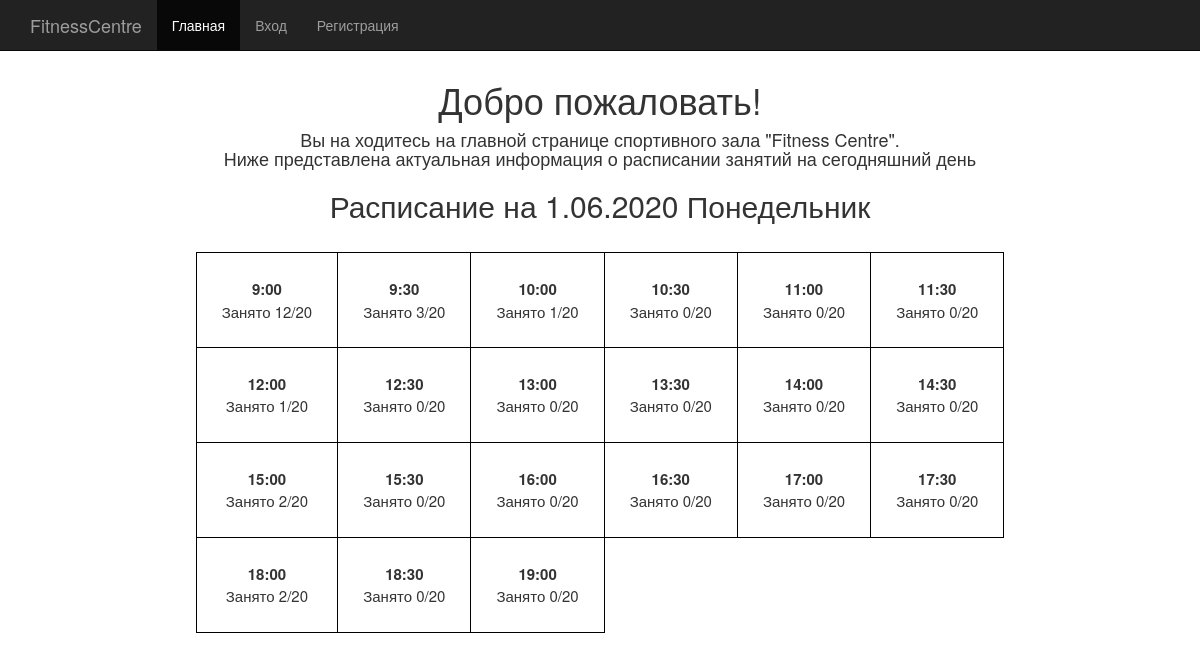
The page / on the database its author committed.
### models.py (models this page shows)
class Date(UserMixin, db.Model):
    __table_name__ = 'date'
    id = db.Column(db.Integer, primary_key=True)
    people_count = db.Column(db.Integer)
    day = db.Column(db.String(15))
    date = db.Column(db.String(50))
    time = db.Column(db.String(80))
    users_id = db.relationship('User', secondary=user_time, backref='date')

### app.py (the view)
@app.route('/')
def index():
    db.create_all()
    data = models.Date.query.all()
    return render_template('index.html', dates=data)

### templates/index.html (shortened to what this page needs)
{% extends "bootstrap/base.html" %}
{% block styles %}
{{super()}}
<link rel="stylesheet" href="{{url_for('.static', filename='starter-template.css')}}">
{% endblock %}
{% block content %}
<nav class="navbar navbar-inverse navbar-fixed-top">
    <div class="container">
        <div class="navbar-header">
            <a class="navbar-brand" href="#">FitnessCentre</a>
        </div>
        <div id="navbar" class="collapse navbar-collapse">
            <ul class="nav navbar-nav">
                <li class="active"><a href="#">Главная</a></li>
                <li><a href="{{ url_for('login') }}">Вход</a></li>
                <li><a href="{{ url_for('signup') }}">Регистрация</a></li>
            </ul>
        </div>
    </div>
</nav>
<div class="container">
<div class="title">
    <h1>Добро пожаловать!</h1>
    <h4>Вы на ходитесь на главной странице спортивного зала "Fitness Centre". <br> Ниже представлена актуальная информация о расписании занятий на сегодняшний день</h4>
</div>
    <div class="main-table">
        <h2>Расписание на {{dates[0].date}} {{dates[0].day}}</h2>
        <table class="table-col">
            <tr><td><span>{{dates[0].time}}</span><br>Занято {{dates[0].people_count}}/20</td><td><span>{{dates[1].time}}</span><br>Занято {{dates[1].people_count}}/20</td><td><span>{{dates[2].time}}</span><br>Занято {{dates[2].people_count}}/20</td><td><span>{{dates[3].time}}</span><br>Занято {{dates[3].people_count}}/20</td><td><span>{{dates[4].time}}</span><br>Занято {{dates[4].people_count}}/20</td><td><span>{{dates[5].time}}</span><br>Занято {{dates[5].people_count}}/20</td></tr>
            <tr><td><span>{{dates[6].time}}</span><br>Занято {{dates[6].people_count}}/20</td><td><span>{{dates[7].time}}</span><br>Занято {{dates[7].people_count}}/20</td><td><span>{{dates[8].time}}</span><br>Занято {{dates[8].people_count}}/20</td><td><span>{{dates[9].time}}</span><br>Занято {{dates[9].people_count}}/20</td><td><span>{{dates[10].time}}</span><br>Занято {{dates[10].people_count}}/20</td><td><span>{{dates[11].time}}</span><br>Занято {{dates[11].people_count}}/20</td></tr>
            <tr><td><span>{{dates[12].time}}</span><br>Занято {{dates[12].people_count}}/20</td><td><span>{{dates[13].time}}</span><br>Занято {{dates[13].people_count}}/20</td><td><span>{{dates[14].time}}</span><br>Занято {{dates[14].people_count}}/20</td><td><span>{{dates[15].time}}</span><br>Занято {{dates[15].people_count}}/20</td><td><span>{{dates[16].time}}</span><br>Занято {{dates[16].people_count}}/20</td><td><span>{{dates[17].time}}</span><br>Занято {{dates[17].people_count}}/20</td></tr>
            <tr><td><span>{{dates[18].time}}</span><br>Занято {{dates[18].people_count}}/20</td><td><span>{{dates[19].time}}</span><br>Занято {{dates[19].people_count}}/20</td><td><span>{{dates[20].time}}</span><br>Занято {{dates[20].people_count}}/20</td></tr>
        </table>
    </div>
</div>
{% endblock %}

### static/starter-template.css (style rules this page uses)
body { padding-top: 50px; }
.title { text-align: center; margin-top: 30px; margin-bottom: 20px; }
.main-table h2 { text-align: center; }
.main-table { display: block; text-align: center; }
.table-col { margin: 30px auto 0; font-size: 15px; }
.table-col td { padding: 25px; border: 1px black solid; }
.table-col span { font-weight: bold; }

### rows shown on the page
Date: date "1.06.2020", day "Понедельник", time "9:00", people_count "12"
Date: time "9:30", people_count "3"
Date: time "10:00", people_count "1"
Date: time "10:30", people_count "0"
Date: time "11:00", people_count "0"
Date: time "11:30", people_count "0"
Date: time "12:00", people_count "1"
Date: time "12:30", people_count "0"
Date: time "13:00", people_count "0"
Date: time "13:30", people_count "0"
Date: time "14:00", people_count "0"
Date: time "14:30", people_count "0"
Date: time "15:00", people_count "2"
Date: time "15:30", people_count "0"
Date: time "16:00", people_count "0"
Date: time "16:30", people_count "0"
Date: time "17:00", people_count "0"
Date: time "17:30", people_count "0"
Date: time "18:00", people_count "2"
Date: time "18:30", people_count "0"
Date: time "19:00", people_count "0"
